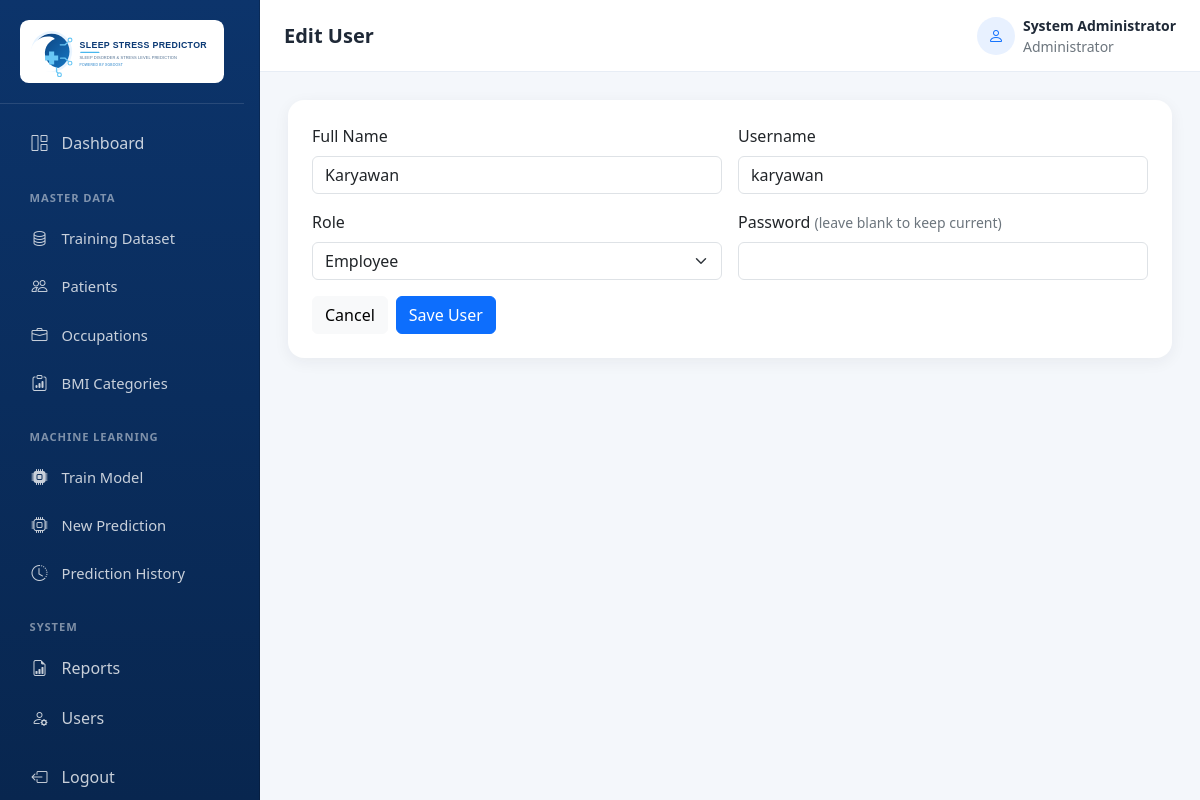
The page /users/2/edit (signed in) on the database its author committed.
### models/database.py (models this page shows)
class User(UserMixin, db.Model):
    __tablename__ = "users"
    id = db.Column(db.Integer, primary_key=True)
    full_name = db.Column(db.String(120), nullable=False)
    username = db.Column(db.String(80), nullable=False, unique=True, index=True)
    password_hash = db.Column(db.String(256), nullable=False)
    role = db.Column(db.String(20), nullable=False, default="Admin")
    created_at = db.Column(db.DateTime, nullable=False, default=jakarta_now)

### routes/users.py (the view, shortened to what this page needs)
@users_bp.route("/<int:user_id>/edit", methods=["GET", "POST"])
@admin_required
def edit(user_id):
    user = db.get_or_404(User, user_id)
    return render_template("users/form.html", user=user)

### app.py (called while the page is built)
@login_manager.user_loader
def load_user(user_id):
    return db.session.get(User, int(user_id))

### utils/access.py (called while the page is built)
def admin_required(view):
    @wraps(view)
    @login_required
    def wrapped_view(*args, **kwargs):
        if current_user.role != "Admin":
            abort(403)
        return view(*args, **kwargs)
    return wrapped_view

### templates/users/form.html (shortened to what this page needs)
{% extends "base.html" %}
{% block page_title %}{{ 'Edit User' if user else 'Add User' }}{% endblock %}
{% block content %}
<div class="card border-0 dashboard-card"><div class="card-body p-4"><form method="post" class="row g-3"><div class="col-md-6"><label class="form-label">Full Name</label><input class="form-control" name="full_name" required value="{{ request.form.get('full_name', user.full_name if user else '') }}"></div><div class="col-md-6"><label class="form-label">Username</label><input class="form-control" name="username" required value="{{ request.form.get('username', user.username if user else '') }}"></div><div class="col-md-6"><label class="form-label">Role</label><select class="form-select" name="role"><option value="Admin" {% if request.form.get('role', user.role if user else '') == 'Admin' %}selected{% endif %}>Administrator</option><option value="Employee" {% if request.form.get('role', user.role if user else 'Employee') in ['Employee', 'Staff'] %}selected{% endif %}>Employee</option></select></div><div class="col-md-6"><label class="form-label">Password {% if user %}<small class="text-secondary">(leave blank to keep current)</small>{% endif %}</label><input class="form-control" type="password" name="password" {% if not user %}required{% endif %}></div><div class="col-12"><a href="{{ url_for('users.index') }}" class="btn btn-light">Cancel</a><button type="submit" class="btn btn-primary">Save User</button></div></form></div></div>
{% endblock %}

### templates/base.html (shortened to what this page needs)
<!DOCTYPE html>
<html lang="en">
<head>
  <link href="https://cdn.jsdelivr.net/npm/bootstrap@5.3.0/dist/css/bootstrap.min.css" rel="stylesheet">
  <link rel="stylesheet" href="https://cdn.jsdelivr.net/npm/bootstrap-icons@1.11.1/font/bootstrap-icons.css">
  <link rel="stylesheet" href="https://cdn.datatables.net/1.13.8/css/dataTables.bootstrap5.min.css">
  <link rel="stylesheet" href="{{ url_for('static', filename='css/dashboard.css') }}">
</head>
<body class="dashboard-body">
  <aside class="app-sidebar offcanvas offcanvas-start" tabindex="-1" id="appSidebar" aria-labelledby="appSidebarLabel">
    <div class="offcanvas-body d-flex flex-column p-0">
      <a class="sidebar-brand flex-shrink-0" href="{{ url_for('system.dashboard') }}"><img src="{{ url_for('static', filename='img/logo.svg') }}" alt="Sleep Stress Predictor" class="sidebar-logo"></a>
      <nav class="sidebar-nav nav flex-column flex-nowrap">
      <a class="nav-link {% if request.endpoint == 'system.dashboard' %}active{% endif %}" href="{{ url_for('system.dashboard') }}"><i class="bi bi-grid-1x2 me-2"></i>Dashboard</a>
      <div class="nav-label">Master Data</div><div class="submenu">
        <a class="nav-link" href="{{ url_for('training_dataset.index') }}"><i class="bi bi-database me-2"></i>Training Dataset</a>
        <a class="nav-link" href="{{ url_for('master_data.patients') }}"><i class="bi bi-people me-2"></i>Patients</a>
        <a class="nav-link" href="{{ url_for('master_data.occupations') }}"><i class="bi bi-briefcase me-2"></i>Occupations</a>
        <a class="nav-link" href="{{ url_for('master_data.bmi_categories') }}"><i class="bi bi-clipboard-data me-2"></i>BMI Categories</a>
      </div>
      <div class="nav-label">Machine Learning</div><div class="submenu">
        {% if current_user.role == 'Admin' %}<a class="nav-link" href="{{ url_for('train') }}"><i class="bi bi-cpu-fill me-2"></i>Train Model</a>{% endif %}
        <a class="nav-link" href="{{ url_for('prediction.new_prediction') }}"><i class="bi bi-cpu me-2"></i>New Prediction</a>
        <a class="nav-link" href="{{ url_for('prediction.history') }}"><i class="bi bi-clock-history me-2"></i>Prediction History</a>
      </div>
      <div class="nav-label">System</div>
      <a class="nav-link" href="{{ url_for('reports.index') }}"><i class="bi bi-file-earmark-bar-graph me-2"></i>Reports</a>
      {% if current_user.role == 'Admin' %}<a class="nav-link" href="{{ url_for('users.index') }}"><i class="bi bi-person-gear me-2"></i>Users</a>{% endif %}
      <form method="post" action="{{ url_for('auth.logout') }}" class="mt-2"><button class="sidebar-logout" type="submit"><i class="bi bi-box-arrow-left me-2"></i>Logout</button></form>
      </nav>
    </div>
  </aside>
  <main class="app-main">
    <header class="app-topbar d-flex justify-content-between align-items-center px-3 px-lg-4">
      <div class="d-flex align-items-center gap-2 gap-sm-3 page-heading">
        <div class="page-heading-text"><h5 class="mb-0 fw-bold text-truncate">{% block page_title %}{% endblock %}</h5></div>
      </div>
      <div class="d-flex align-items-center gap-2 flex-shrink-0"><span class="user-avatar"><i class="bi bi-person"></i></span><div class="small d-none d-sm-block"><strong class="d-block text-truncate user-name">{{ current_user.full_name }}</strong><span class="text-secondary">{{ 'Administrator' if current_user.role == 'Admin' else 'Employee' }}</span></div></div>
    </header>
    <section class="page-content">
      {% block content %}{% endblock %}
    </section>
  </main>
</body>
</html>

### static/css/dashboard.css (style rules this page uses)
:root { --brand-blue: #0d6efd; --sidebar-width: 260px; }
html { max-width: 100%; overflow-x: clip; }
body.dashboard-body { background: #f4f7fb; color: #1f2937; max-width: 100%; min-height: 100vh; overflow-x: clip; }
img, svg, canvas { height: auto; max-width: 100%; }
.app-sidebar { --bs-offcanvas-width: min(86vw, 280px); background: linear-gradient(180deg, #0c346b 0%, #08264f 100%); border: 0; color: #fff; height: 100dvh; max-height: 100dvh; max-width: 100%; overflow: hidden; }
.app-sidebar .offcanvas-header, .sidebar-brand { border-bottom: 1px solid rgba(255, 255, 255, .12); }
.app-sidebar .offcanvas-body { flex: 1 1 auto; height: 100%; min-height: 0; overflow-x: hidden; overflow-y: auto !important; overscroll-behavior: contain; scrollbar-gutter: stable; -webkit-overflow-scrolling: touch; }
.sidebar-brand { color: #fff; display: block; font-size: 1.2rem; font-weight: 700; padding: 1.25rem; text-decoration: none; }
.sidebar-logo { background: #fff; border-radius: .55rem; display: block; padding: .35rem; width: 100%; }
.sidebar-nav { padding: 1rem; }
.sidebar-nav .nav-link, .sidebar-logout { align-items: center; display: flex; gap: .75rem; min-height: 44px; padding: .72rem .85rem; }
.sidebar-nav .nav-link { border-radius: .6rem; color: rgba(255, 255, 255, .78); font-weight: 500; margin-bottom: .2rem; }
.sidebar-nav .nav-link i, .sidebar-logout i { align-items: center; display: inline-flex; flex: 0 0 1.25rem; font-size: 1rem; justify-content: center; line-height: 1; margin-right: 0 !important; width: 1.25rem; }
.sidebar-nav .nav-label { color: rgba(255, 255, 255, .48); font-size: .7rem; font-weight: 700; letter-spacing: .08em; margin: 1.25rem .85rem .55rem; text-transform: uppercase; }
.sidebar-nav .submenu .nav-link { font-size: .92rem; padding-left: .85rem; }
.sidebar-logout { background: transparent; border: 0; color: rgba(255, 255, 255, .78); text-align: left; width: 100%; }
.app-main { max-width: 100%; min-height: 100vh; min-width: 0; width: 100%; }
.app-topbar { background: #fff; border-bottom: 1px solid #e7edf5; gap: .75rem; min-height: 72px; width: 100%; }
.page-heading, .page-heading-text { min-width: 0; }
.page-heading { flex: 1 1 auto; }
.page-heading-text { max-width: min(58vw, 700px); }
.user-name { max-width: 190px; }
.page-content { max-width: 100%; min-width: 0; padding: 1.75rem; width: 100%; }
.page-content > *, .row > *, .card, .card-body, .dashboard-card .d-flex, .responsive-toolbar > * { min-width: 0; }
.dashboard-card { border-radius: 1rem; box-shadow: 0 .25rem 1rem rgba(31, 41, 55, .06); max-width: 100%; }
.user-avatar { align-items: center; background: #e8f1ff; border-radius: 50%; color: var(--brand-blue); display: inline-flex; flex: 0 0 38px; height: 38px; justify-content: center; width: 38px; }
.form-actions, form.row.g-3 > .col-12:last-child { display: flex; flex-wrap: wrap; gap: .5rem; }
@media (min-width: 992px) { .app-sidebar.offcanvas { bottom: 0; height: 100dvh; max-height: 100dvh; top: 0; transform: none !important; visibility: visible !important; width: var(--sidebar-width); } }
@media (min-width: 992px) { .app-main { margin-left: var(--sidebar-width); max-width: calc(100% - var(--sidebar-width)); width: calc(100% - var(--sidebar-width)); } }

### rows shown on the page
User: full_name "System Administrator", role "Administrator"
User: full_name "Karyawan", username "karyawan", role "Employee"

### other values the page prints
{{ 'Edit User' if user else 'Add User' }} "Edit User"
